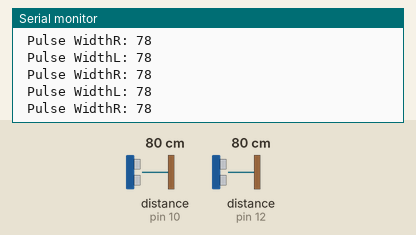
This sketch was run on a simulated Arduino Uno, built with avr-gcc and run on an emulated ATmega328P. Shown: the last lines printed to the serial monitor. Wiring (inferred from the names in the program): 2 × ultrasonic range finder: trigger pin 9, echo pin 10 / trigger pin 11, echo pin 12. The inputs (shaded band) are chosen by the test bench; at power-on: distance to the obstacle (sensors on pin 10, pin 12) 80 cm. The echo pulse lasts 58.3 µs per cm.

Above: at 1.2 s.
1.3 s: distance to the obstacle (sensor on pin 10) set to 120 cm
At 2.1 s:
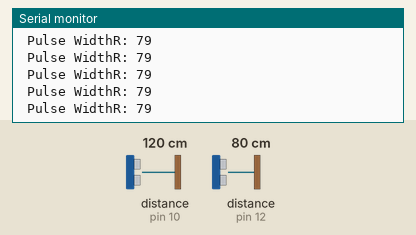
4.3 s: distance to the obstacle (sensor on pin 12) set to 18 cm
At 5.3 s:
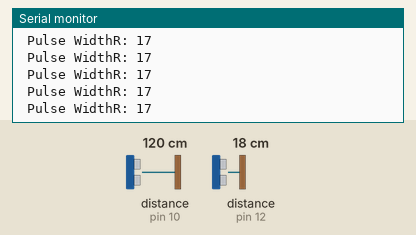
7.3 s: distance to the obstacle (sensor on pin 10) set to 299 cm
10.3 s: distance to the obstacle (sensor on pin 12) set to 2 cm
At 10.9 s:
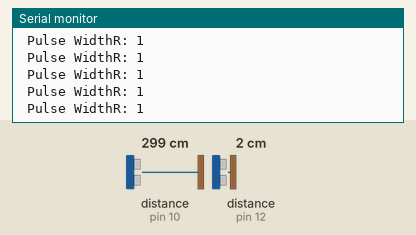
13.3 s: distance to the obstacle (sensor on pin 10) set to 2 cm
At 14.1 s:
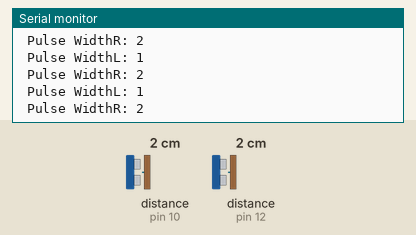
16.3 s: distance to the obstacle (sensor on pin 12) set to 35 cm
At 17.4 s:
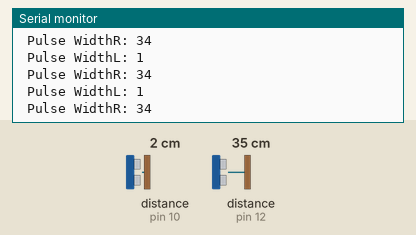
Timing chart, 0 to 19.3 s (numbered marks = the images above; inputs shaded):
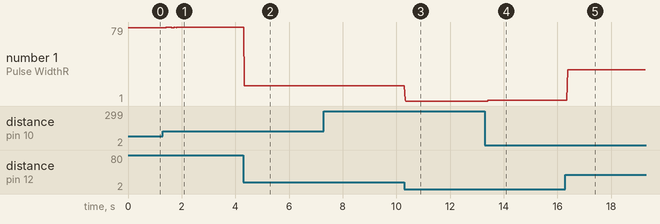

The sketch:

Sensor_Test.ino
```cpp
#define sensorTrigPinR    11
#define sensorEchoPinR    12
#define sensorTrigPinL    9
#define sensorEchoPinL    10

int turning = 0;
int turnint = 0;

void setup()
{
    Serial.begin(9600);
    pinMode(sensorTrigPinR, OUTPUT);
    pinMode(sensorEchoPinR, INPUT);
    pinMode(sensorTrigPinL, OUTPUT);
    pinMode(sensorEchoPinL, INPUT);
}

void loop()
{
    int pulseWidthR = 0;
    int pulseWidthL = 0;


    digitalWrite(sensorTrigPinR, HIGH);
    delayMicroseconds(8);
    digitalWrite(sensorTrigPinR, LOW);
    pulseWidthR = pulseIn(sensorEchoPinR, HIGH)  * 0.034/2;

    digitalWrite(sensorTrigPinL, HIGH);
    delayMicroseconds(8);
    digitalWrite(sensorTrigPinL, LOW);
    pulseWidthL = pulseIn(sensorEchoPinL, HIGH)  * 0.034/2;

    //Serial.println(constrain(map(turning, 0, 400, 0, 127), 0, 127));
    if(pulseWidthR < 90){
      Serial.print(" Pulse WidthR: ");
      Serial.println(pulseWidthR);
    }if(pulseWidthL < 90){
      Serial.print(" Pulse WidthL: ");
      Serial.println(pulseWidthL);
    }
    delay(9);
}
```

Measured:
- after the input at 1.3 s, the serial monitor: prints a new line after 0.13 s (image 1)
- after the input at 4.3 s, the serial monitor: prints a new line at once (image 2)
- after the input at 10.3 s, the serial monitor: prints a new line at once (image 3)
- after the input at 13.3 s, the serial monitor: prints a new line at once (image 4)
- after the input at 16.3 s, the serial monitor: prints a new line after 0.08 s (image 5)
- plotted number 1: 78 → 79 after the input at 1.3 s, 79 → 17 after the input at 4.3 s, 17 → 1 after the input at 10.3 s, 2 → 34 after the input at 16.3 s
